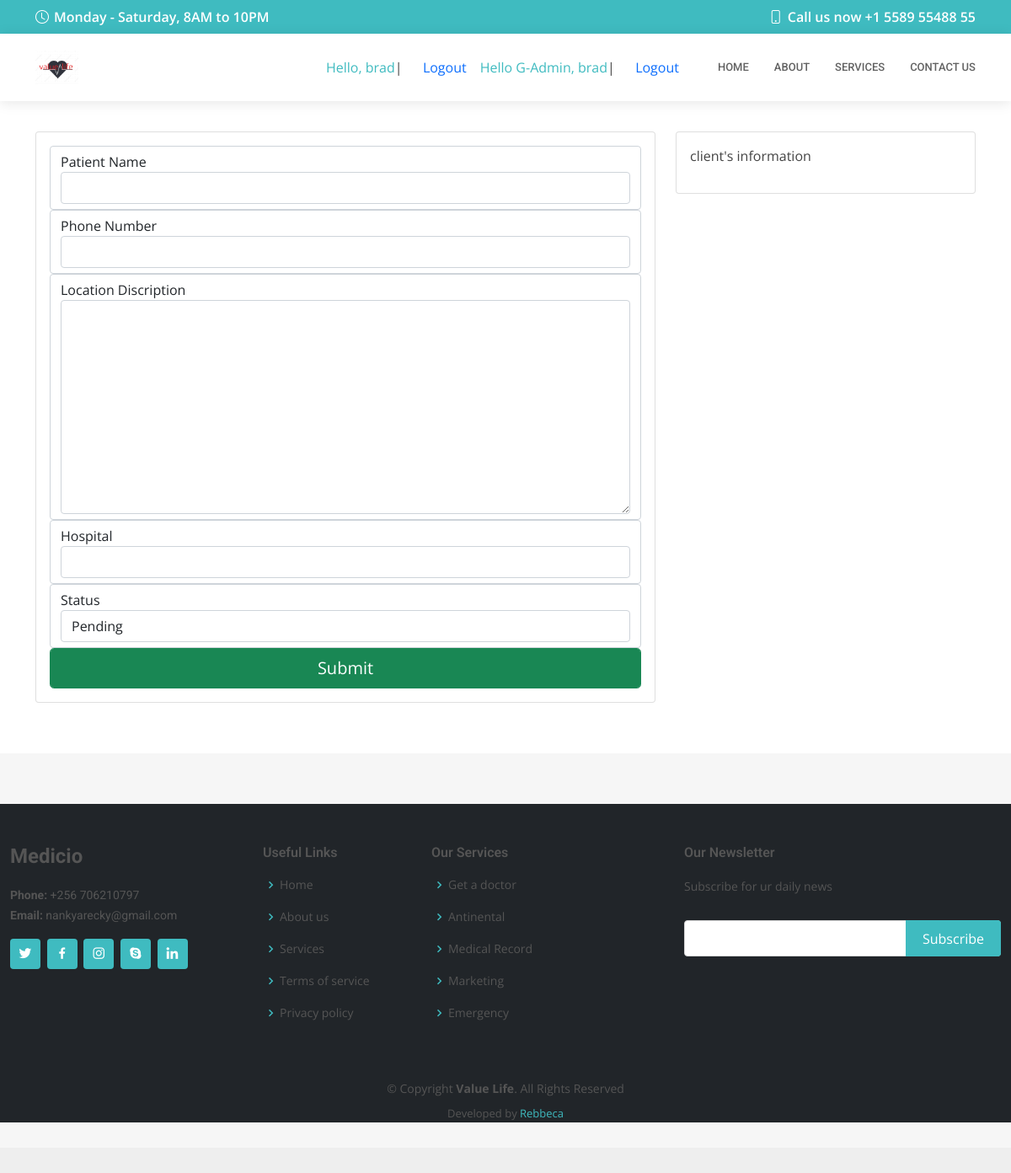
The app's page /clients_infor/ (signed in), older data.
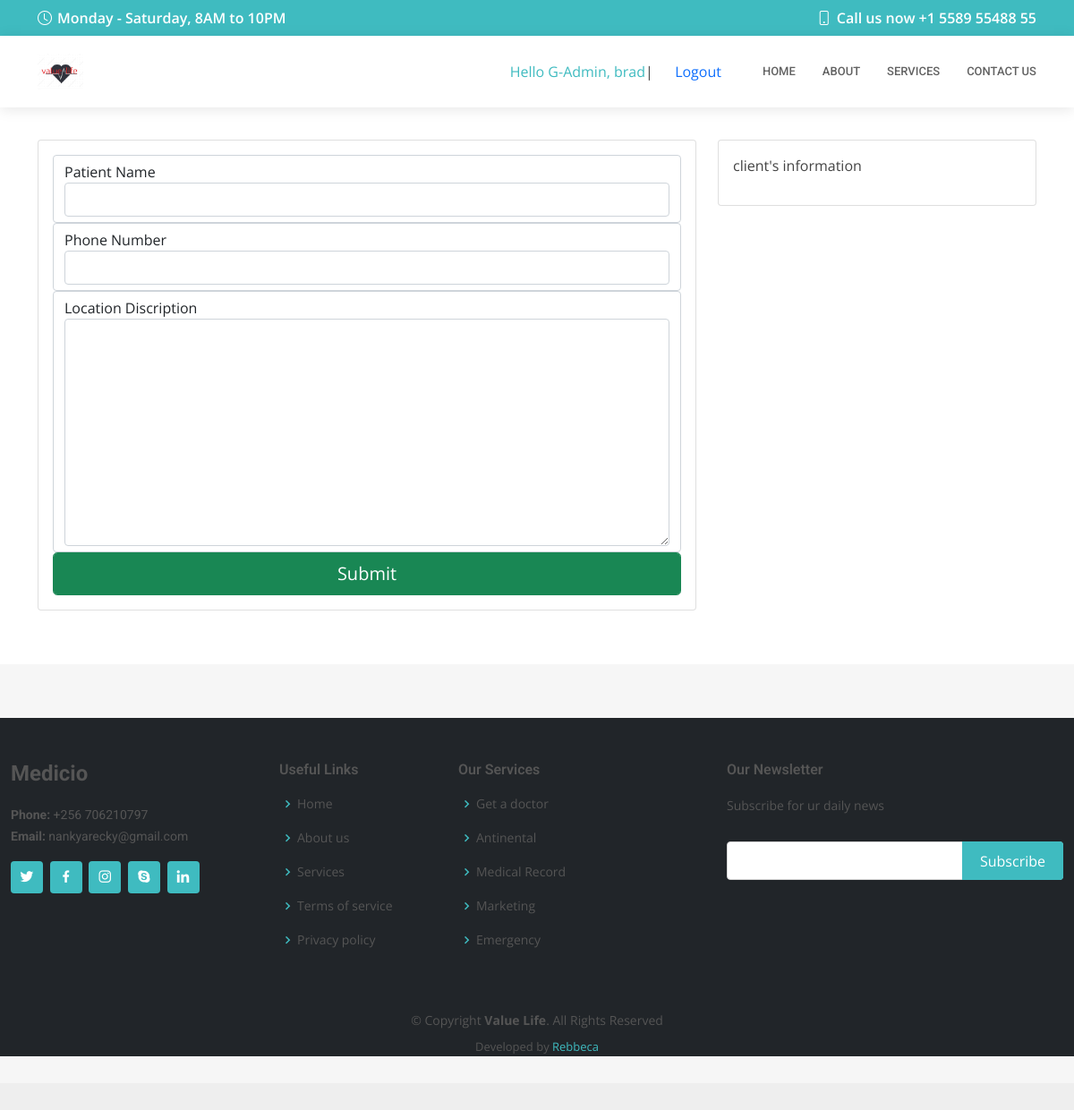
The same page, newer data.
### gettreat/models.py (models this page shows)
class User(AbstractUser):
    is_admin = models.BooleanField(default=False)
    is_hospital = models.BooleanField(default=False)
    is_patient = models.BooleanField(default=False)
    class Meta:
    	swappable = 'AUTH_USER_MODEL'

### gettreat/views.py (the view, shortened to what this page needs)
# urls.py: path('clients_infor/',views.Clientsview, name="clientspage"),
@login_required(login_url='gettreat:homepage')
def Clientsview(request):
	form = EmergencyForm()
	context = {'form':form}
	return render(request, 'gettreat/home/clients_infor.html',context)

### gettreat/forms.py
class EmergencyForm(ModelForm):
	class Meta:
		model = Emergency
		fields = '__all__'

### gettreat/templates/gettreat/home/clients_infor.html (shortened to what this page needs)
{% extends 'gettreat/home/main.html' %}
{% load static %}
{% load crispy_forms_tags %}
{% block content %}
<br><br><br><br>
<section>
  <div class="container" data-aos="fade-up">
    <div class="row">
      <div class="col-lg-8 col-md-6">
        <div class="card">
        	<div class="card-body">
        		<form action="" method="POST">
              <div class="form-group form-control">
        			 {{ form.patient_Name|as_crispy_field }}
              </div>
              <div class="form-group form-control">
               {{ form.Phone_Number|as_crispy_field }}
              </div>
              <div class="form-group form-control">
               {{ form.Location_Discription|as_crispy_field }}
              </div>
              {% if user.is_hospital %}
              <div class="form-group form-control">
               {{ form.Hospital|as_crispy_field }}
              </div>
              <div class="form-group form-control">
               {{ form.status|as_crispy_field }}
              </div>
              {% endif %}
              <div class="form-group">
                <input class=" form-control btn btn-success btn-lg" type="submit" name="Rquest Emergecy">
            </div>
        		</form>
        	</div>
        </div>
        </div>
        <div class="col-lg-4 col-md-6">
        <div class="card">
          <div class="card-body">
            <p>client's information</p>
          </div>
        </div>
        </div>
    </div>
  </div>
</section>
{% endblock content %}

### gettreat/templates/gettreat/home/main.html (shortened to what this page needs)
{% load static %}
<!DOCTYPE html>
<html lang="en">
<head>
  <link href="{% static 'medicio/assets/vendor/fontawesome-free/css/all.min.css' %}" rel="stylesheet">
  <link href="{% static 'medicio/assets/vendor/animate.css/animate.min.css' %}" rel="stylesheet">
  <link href="{% static 'medicio/assets/vendor/aos/aos.css' %}" rel="stylesheet">
  <link href="{% static 'medicio/assets/vendor/bootstrap/css/bootstrap.min.css' %}" rel="stylesheet">
  <link href="{% static 'medicio/assets/vendor/bootstrap-icons/bootstrap-icons.css' %}" rel="stylesheet">
  <link href="{% static 'medicio/assets/vendor/boxicons/css/boxicons.min.css' %}" rel="stylesheet">
  <link href="{% static 'medicio/assets/vendor/glightbox/css/glightbox.min.css' %}" rel="stylesheet">
  <link href="{% static 'medicio/assets/vendor/swiper/swiper-bundle.min.css' %}" rel="stylesheet">
  <link href="{% static 'medicio/assets/css/style.css' %}" rel="stylesheet">
</head>
<body>
<main id="main">
{% include 'gettreat/home/navbar.html' %}
  {% block content %}
  {% endblock content %}
{% include 'gettreat/home/footer.html' %}
</main>
<body>
</body>
</html>

### gettreat/templates/gettreat/home/navbar.html (shortened to what this page needs)
{% load static %}
<div id="topbar" class="d-flex align-items-center fixed-top">
<div class="container d-flex align-items-center justify-content-center justify-content-md-between">
  <div class="align-items-center d-none d-md-flex">
    <i class="bi bi-clock"></i> Monday - Saturday, 8AM to 10PM
  </div>
  <div class="d-flex align-items-center">
    <i class="bi bi-phone"></i> Call us now +1 5589 55488 55
  </div>
</div>
</div>
<header id="header" class="fixed-top">
<div class="container d-flex align-items-center">
  <a href="{% url 'gettreat:homepage' %}" class="logo me-auto"><img src="{% static 'assets/img/logo.jpg' %}" alt=""></a>
  {% if user.is_patient %}
    <a href="{% url 'gettreat:clientspage' %}">Hello, {{request.user}}</a>  | &nbsp;
    <a class="nav-link" href="{% url 'gettreat:logout' %}">Logout</a>
  {% elif user.is_hospital %}
     <a href="{% url 'gettreat:hospitapage' %}">Hello,H-admin: {{request.user}}</a>  | &nbsp;
     <a class="nav-link" href="{% url 'gettreat:logout' %}">Logout</a>
  {% endif %}
  {% if user.is_admin %}
    <a href="{% url 'gettreat:dashboardpage' %}">Hello G-Admin, {{request.user}}</a>  | &nbsp;
  {% endif %}
  {% if user.is_authenticated %}
     <a class="nav-link" href="{% url 'gettreat:logout' %}">Logout</a>
  {% else %}
    <a href="{% url 'gettreat:loginpage' %}"><span class="d-none d-md-inline">Sign</span> Up</a>
  {% endif %}
  <nav id="navbar" class="navbar order-last order-lg-0">
    <ul>
      <li><a class="nav-link scrollto " href="/">Home</a></li>
      <li><a class="nav-link scrollto" href="{% url 'gettreat:aboutpage' %}">About</a></li>
      <li><a class="nav-link scrollto" href="{% url 'gettreat:servicepage' %}">Services</a></li>
      <li><a class="nav-link scrollto" href="{% url 'gettreat:contactpage' %}">Contact Us</a></li>
    </ul>
  </nav>
</div>
</header>

### gettreat/templates/gettreat/home/footer.html
<footer id="footer">
    <div class="footer-top">
      <div class="container-fluid bg-dark">
        <div class="row pt-5">
          <div class="col-lg-3 col-md-6">
            <div class="footer-info">
              <h3>Medicio</h3>
              <p>
                <strong>Phone:</strong> +256 706210797<br>
                <strong>Email:</strong> nankyarecky@gmail.com<br>
              </p>
              <div class="social-links mt-3">
                <a href="#" class="twitter"><i class="bx bxl-twitter"></i></a>
                <a href="#" class="facebook"><i class="bx bxl-facebook"></i></a>
                <a href="#" class="instagram"><i class="bx bxl-instagram"></i></a>
                <a href="#" class="google-plus"><i class="bx bxl-skype"></i></a>
                <a href="#" class="linkedin"><i class="bx bxl-linkedin"></i></a>
              </div>
            </div>
          </div>
          <div class="col-lg-2 col-md-6 footer-links">
            <h4>Useful Links</h4>
            <ul>
              <li><i class="bx bx-chevron-right"></i> <a href="#">Home</a></li>
              <li><i class="bx bx-chevron-right"></i> <a href="#">About us</a></li>
              <li><i class="bx bx-chevron-right"></i> <a href="#">Services</a></li>
              <li><i class="bx bx-chevron-right"></i> <a href="#">Terms of service</a></li>
              <li><i class="bx bx-chevron-right"></i> <a href="#">Privacy policy</a></li>
            </ul>
          </div>
          <div class="col-lg-3 col-md-6 footer-links">
            <h4>Our Services</h4>
            <ul>
              <li><i class="bx bx-chevron-right"></i> <a href="#">Get a doctor</a></li>
              <li><i class="bx bx-chevron-right"></i> <a href="#">Antinental</a></li>
              <li><i class="bx bx-chevron-right"></i> <a href="#">Medical Record</a></li>
              <li><i class="bx bx-chevron-right"></i> <a href="#">Marketing</a></li>
              <li><i class="bx bx-chevron-right"></i> <a href="#">Emergency</a></li>
            </ul>
          </div>
          <div class="col-lg-4 col-md-6 footer-newsletter">
            <h4>Our Newsletter</h4>
            <p>Subscribe for ur daily news</p>
            <form action="" method="post">
              <input type="email" name="email"><input type="submit" value="Subscribe">
            </form>
          </div>
        </div>
        <div class="copyright">
        &copy; Copyright <strong><span>Value Life</span></strong>. All Rights Reserved
      </div>
      <div class="credits">
        Developed by <a href="">Rebbeca</a>
      </div>
      </div>
    </div>
  </footer>

### static/medicio/assets/css/style.css (style rules this page uses)
body { font-family: "Open Sans", sans-serif; color: #444444; }
a { color: #3fbbc0; text-decoration: none; }
h1, h2, h3, h4, h5, h6 { font-family: "Roboto", sans-serif; }
#topbar { background: #3fbbc0; color: #fff; height: 40px; font-size: 16px; font-weight: 600; z-index: 996; transition: all 0.5s; }
#topbar i { padding-right: 6px; line-height: 0; }
#header { background: #fff; transition: all 0.5s; z-index: 997; padding: 20px 0; top: 40px; box-shadow: 0px 2px 15px rgba(0, 0, 0, 0.1); }
#header .logo { font-size: 28px; margin: 0; padding: 0; line-height: 1; font-weight: 600; letter-spacing: 0.5px; text-transform: uppercase; }
#header .logo img { max-height: 40px; }
.navbar { padding: 0; }
.navbar ul { margin: 0; padding: 0; display: flex; list-style: none; align-items: center; }
.navbar li { position: relative; }
.navbar a, .navbar a:focus { display: flex; align-items: center; justify-content: space-between; padding: 10px 0 10px 30px; font-family: "Roboto", sans-serif; font-size: 13px; color: #626262; white-space: nowrap; transition: 0.3s; text-transform: uppercase; font-weight: 500; }
section { padding: 60px 0; overflow: hidden; }
#footer { background: #eeeeee; padding: 0 0 30px 0; color: #555555; font-size: 14px; }
#footer .footer-top { background: #f6f6f6; padding: 60px 0 30px 0; }
#footer .footer-top .footer-info { margin-bottom: 30px; }
#footer .footer-top .footer-info h3 { font-size: 24px; margin: 0 0 20px 0; padding: 2px 0 2px 0; line-height: 1; font-weight: 700; }
#footer .footer-top .footer-info p { font-size: 14px; line-height: 24px; margin-bottom: 0; font-family: "Roboto", sans-serif; }
#footer .footer-top .social-links a { font-size: 18px; display: inline-block; background: #3fbbc0; color: #fff; line-height: 1; padding: 8px 0; margin-right: 4px; border-radius: 4px; text-align: center; width: 36px; height: 36px; transition: 0.3s; }
#footer .footer-top h4 { font-size: 16px; font-weight: 600; position: relative; padding-bottom: 12px; }
#footer .footer-top .footer-links { margin-bottom: 30px; }
#footer .footer-top .footer-links ul { list-style: none; padding: 0; margin: 0; }
#footer .footer-top .footer-links ul i { padding-right: 2px; color: #3fbbc0; font-size: 18px; line-height: 1; }
#footer .footer-top .footer-links ul li { padding: 10px 0; display: flex; align-items: center; }
#footer .footer-top .footer-links ul li:first-child { padding-top: 0; }
#footer .footer-top .footer-links ul a { color: #555555; transition: 0.3s; display: inline-block; line-height: 1; }
#footer .footer-top .footer-newsletter form { margin-top: 30px; background: #fff; padding: 6px 10px; position: relative; border: 1px solid #d5d5d5; border-radius: 4px; }
#footer .footer-top .footer-newsletter form input[type=email] { border: 0; padding: 4px; width: calc(100% - 110px); }
#footer .footer-top .footer-newsletter form input[type=submit] { position: absolute; top: -1px; right: -1px; bottom: -1px; border: 0; background: none; font-size: 16px; padding: 0 20px; background: #3fbbc0; color: #fff; transition: 0.3s; border-radius: 0 4px 4px 0; }
#footer .copyright { text-align: center; padding-top: 30px; }
#footer .credits { padding-top: 10px; text-align: center; font-size: 13px; }

Row changes from the older to the newer data that the page shows:
changed User "brad": is_patient True → False (drawn); user "brad" → (not shown); is_hospital True → False (drawn)
Text that changed along with them:
form field status: "Pending" → (not shown)
text no longer shown: "Hello, | Logout Hospital Status"
